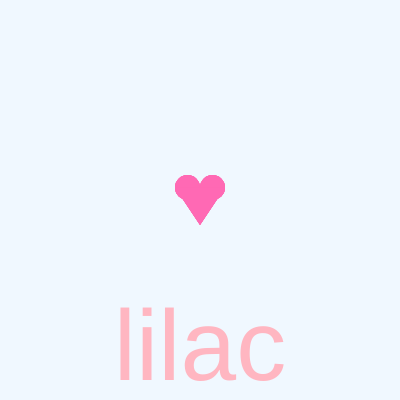
Frame 1 (no input)
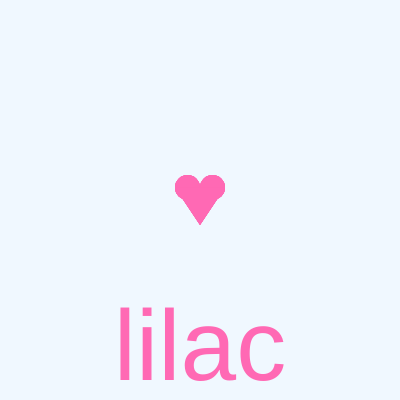
Frame 60 (no input)
Frame 120 (the mouse pressed at the canvas centre since frame 60): identical to frame 60, image omitted

The p5.js sketch that drew these frames (run headless with seeded random() and noise() and a simulated clock; from frame 60 on, the mouse is pressed at the canvas centre):

// p5.js sketch
// ── sketch.js
/**
 * Nihal Karim
 * IGME-102: Nihal Karim, 01/24/22
 * 
 * 
 * Description and interaction instructions
 * 
 */

"use strict"; //catch some common coding errors

/* Global variables */
let label; //label class instance
let shape; //animated shape class instance


/**
 * setup : 
 */
function setup() {
	createCanvas(400, 400);
	textSize(100);
	textAlign(CENTER);

	label = new Label();

	noStroke();
	fill("LightPink");
	shape = new Shape(width/2, height/2, 50);

}

/**
 * draw :
 */
function draw() {
	background("AliceBlue");
	label.display();
	shape.display();
	shape.update();

}

/**
 * mouseClicked :
 */
function mouseClicked() {
	label.flipIfNear(mouseX, mouseY);
}
// ── Label.js
class Label {

	//switch btwn 2 strings: "lilac" & "pink"

	constructor() {
		this.x = width/2;
		this.y = height - height/20;
		this.textStr = "lilac";
	}

	display() {
		text(this.textStr, this.x, this.y)
	}

	flipIfNear(x, y) {
		
		if(dist(this.x, this.y, x, y) < 50) {
			if(this.textStr === "lilac") {
				this.textStr = "pink";
				console.log(this.textStr);
			} else if(this.textStr === "pink"){
				this.textStr = "lilac";
				console.log(this.textStr);
			} 
		}
		
	}

}

// ── Shape.js
class Shape {
    constructor(x, y, size) {
        this.x = x;
        this.y = y;
        this.size = size;
    }

    display() {
        ellipse(this.x - this.size/4, this.y - this.size/4, this.size/2);
	    ellipse(this.x + this.size/4, this.y - this.size/4, this.size/2);
	    triangle(this.x - this.size/2, this.y - this.size/4, 
                 this.x, this.y + this.size/2, 
                 this.x + this.size/2, this.y - this.size/4)
    }

    update() {
        for(let i = 140; i > 0; i -= 40) { 
            fill("HotPink");
            this.display()
        }
    }

}
